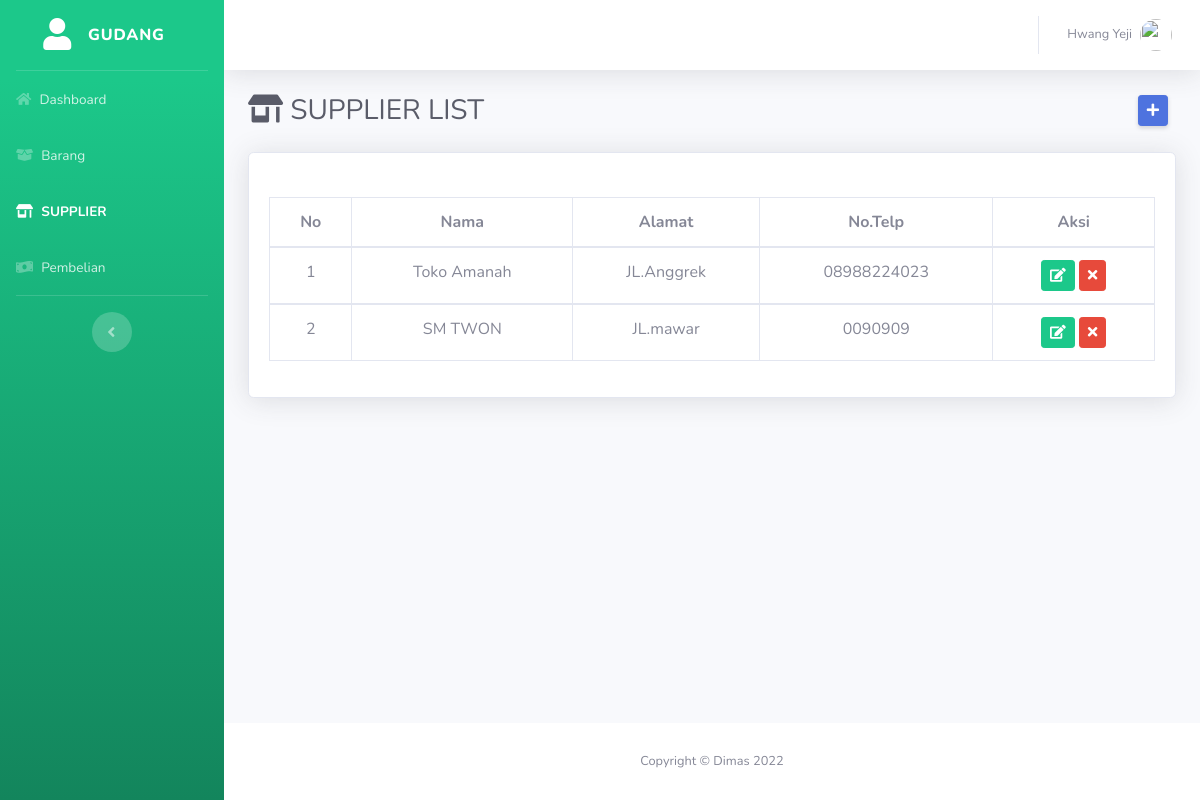
The app's page /index.php?page=gudang/supplier_list (signed in) with its own data.
### tables this page shows
CREATE TABLE `pengguna` (
  `id_pengguna` int(11) NOT NULL AUTO_INCREMENT,
  `username` char(100) NOT NULL,
  `password` char(100) NOT NULL,
  `nama` varchar(150) NOT NULL,
  `status` enum('1','0') DEFAULT '1',
  `level` enum('1','2','3') NOT NULL,
  PRIMARY KEY (`id_pengguna`)
);

CREATE TABLE `supplier` (
  `id_supplier` int(11) NOT NULL AUTO_INCREMENT,
  `nama` varchar(200) NOT NULL,
  `alamat` varchar(250) NOT NULL,
  `telp` char(15) NOT NULL,
  PRIMARY KEY (`id_supplier`)
);

### app/routing.php (called while the page is built)
<?php
	$page =$_GET['page'];
	if($_SESSION['id']=="")
	{
		include("pages/login.php");
	}
	else
	{
	  if (!file_exists("pages/$page.php"))
	  {
	  	header("location:index.php?page=home");
		}
		else
		{
			include("pages/$page.php");
		}
	}
	include("template/$template.php");
?>

### index.php (called while the page is built, shortened)
<?php
	include("app/db.php");
	include("app/function.php");
	include("app/routing.php");
?>

### app/function.php (called while the page is built, shortened)
<?php
function Pengguna($kunci)
    {
        global $koneksi;
        $Query=mysqli_query($koneksi,"select * from pengguna where id_pengguna='$kunci'");
        return mysqli_fetch_assoc($Query);
    }
?>

### pages/gudang/supplier_list.php (the view, shortened to what this page needs)
 <?php
    $query_select="SELECT * FROM supplier";
    $tampil=mysqli_query($koneksi,$query_select);
    foreach ($tampil as $key )
    {
      $no++;
      $t.="
       <tbody>
            <tr>
                <td>$no</td>
                <td>{$key['nama']}</td>
                <td>{$key['alamat']}</td>
                <td>{$key['telp']}</td>
                <td>
                <a href='?page=gudang/supplier_edit&id={$key['id_supplier']}' class='btn btn-success btn-sm'><i class='fas fa-edit'></i></a>
                <a href='?page=$page&id={$key['id_supplier']}&p=tanya' class='btn btn-danger btn-sm'><i class='fas fa-times'></i></a>
                </td>
            </tr>
        </tbody>
      ";
    }
    $konten = "
        <div class='d-sm-flex align-items-center justify-content-between mb-4'>
           <h3 class='mb-0 text-gray-800'><i class='fas fa-store-alt''></i>    SUPPLIER LIST</h3>
            <div class='d-flex flex-row-reverse'>
            <a href='?page=gudang/supplier_tambah' class='d-none d-sm-inline-block btn btn-sm btn-primary shadow-sm mr-2'><i class='fas fa-plus'></i></a>
        </div>
        </div>
      <div class='card shadow mb-4'>
        <div class='card-body'>
          <div class='table-responsive mt-4'>
                      <table class='table table-bordered text-center' id='datatable' width='100%' cellspacing='0'>
                          <thead>
                          <tr>
                              <th>No</th>
                              <th>Nama</th>
                              <th>Alamat</th>
                              <th>No.Telp</th>
                              <th>Aksi</th>
                          </tr>
                      </thead>
                      $t
                  </table>
              </div>
            </div>
          </div>
  ";
?>

### template/topbar.php (shortened to what this page needs)
<?php
  $nama=Pengguna($_SESSION['id'])['nama'];
  $topbar="
    <ul class='navbar-nav ml-auto'>
                        <li class='nav-item dropdown no-arrow'>
                            <a class='nav-link dropdown-toggle' href='#' id='userDropdown' role='button'
                                data-toggle='dropdown' aria-haspopup='true' aria-expanded='false'>
                                <span class='mr-2 d-none d-lg-inline text-gray-600 small'>$nama</span>
                                <img class='img-profile rounded-circle'
                                    src='assets/dashboard/img/1.gif'>
                            </a>
                        </li>
                    </ul>
                </nav>
";
?>

### records on screen
pengguna: nama "Hwang Yeji"
supplier: nama "Toko Amanah", alamat "JL.Anggrek", telp "08988224023"
supplier: nama "SM TWON", alamat "JL.mawar", telp "0090909"
